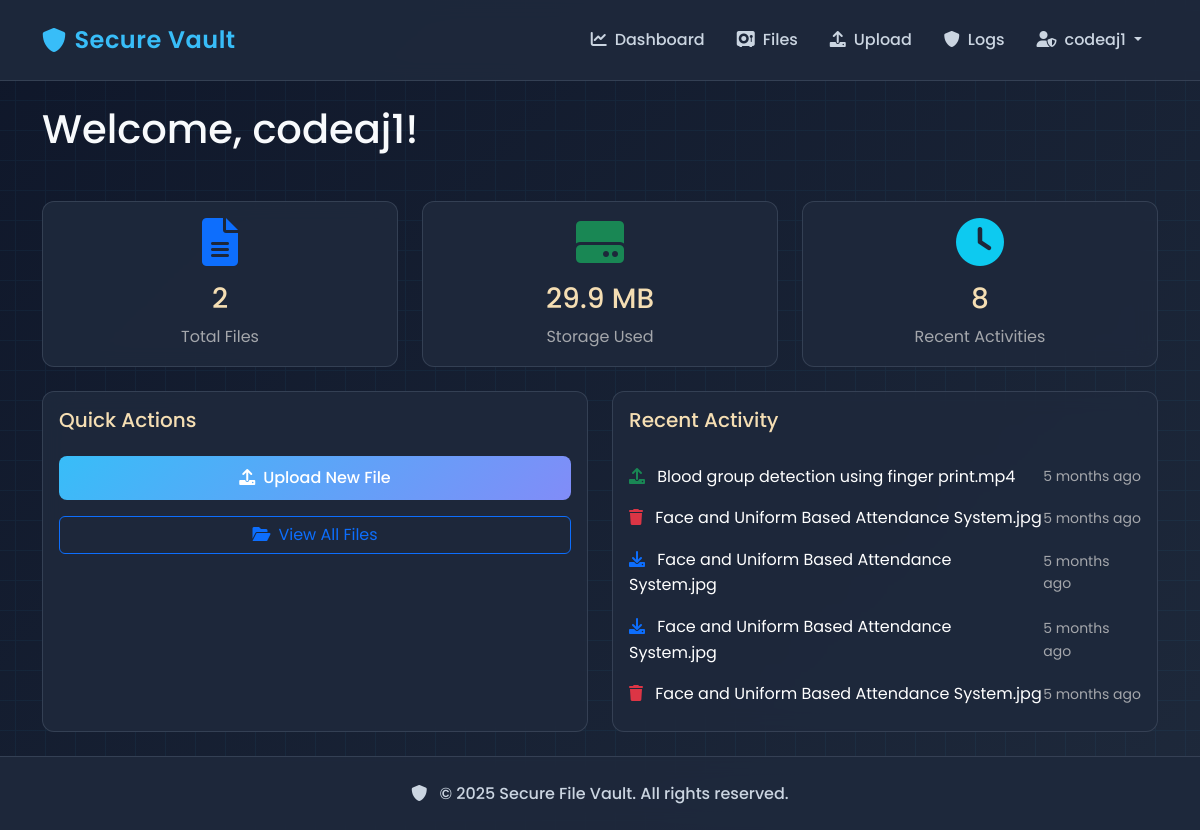
The app's page / (signed in) with its own data.
### users/models.py (models this page shows, shortened)
class CustomUser(AbstractUser):
    face_encoding = models.BinaryField(null=True, blank=True)
    use_face_auth = models.BooleanField(default=False)
    created_at = models.DateTimeField(auto_now_add=True)
    updated_at = models.DateTimeField(auto_now=True)
    class Meta:
        verbose_name = 'User'
        verbose_name_plural = 'Users'

### vault/models.py (models this page shows, shortened)
class FileAccessLog(models.Model):
    file = models.ForeignKey(EncryptedFile, on_delete=models.CASCADE)
    user = models.ForeignKey(settings.AUTH_USER_MODEL, on_delete=models.CASCADE)
    access_type = models.CharField(max_length=20)  # 'upload', 'download', 'delete'
    timestamp = models.DateTimeField(auto_now_add=True)
    ip_address = models.GenericIPAddressField(null=True, blank=True)
    user_agent = models.TextField(null=True, blank=True)
    class Meta:
        ordering = ['-timestamp']
        verbose_name = 'File Access Log'
        verbose_name_plural = 'File Access Logs'

class EncryptedFile(models.Model):
    user = models.ForeignKey(settings.AUTH_USER_MODEL, on_delete=models.CASCADE)
    filename = models.CharField(max_length=255)
    original_filename = models.CharField(max_length=255)
    file_type = models.CharField(max_length=100)
    file_size = models.BigIntegerField()
    encrypted_path = models.CharField(max_length=255)
    salt = models.BinaryField()
    iv = models.BinaryField()
    created_at = models.DateTimeField(auto_now_add=True)
    updated_at = models.DateTimeField(auto_now=True)
    class Meta:
        ordering = ['-created_at']
        verbose_name = 'Encrypted File'
        verbose_name_plural = 'Encrypted Files'

### users/views.py (the view)
# urls.py: path('', views.dashboard, name='dashboard'),
@login_required
def dashboard(request):
    total_files = EncryptedFile.objects.filter(user=request.user).count()
    total_size = EncryptedFile.objects.filter(user=request.user).aggregate(Sum('file_size'))['file_size__sum'] or 0
    recent_activities = FileAccessLog.objects.filter(
        file__user=request.user
    ).select_related('file').order_by('-timestamp')[:5]
    recent_activity_count = FileAccessLog.objects.filter(file__user=request.user).count()
    context = {
        'total_files': total_files,
        'total_size': total_size,
        'recent_activities': recent_activities,
        'recent_activity_count': recent_activity_count,
    }
    return render(request, 'users/dashboard.html', context)

### templates/users/dashboard.html (shortened to what this page needs)
{% extends 'base.html' %}
{% block content %}
<div class="row mb-4">
    <div class="col-12">
        <h1 class="mb-4">Welcome, {{ user.username }}!</h1>
    </div>
</div>
<div class="row g-4">
    <div class="col-md-4">
        <div class="card h-100">
            <div class="card-body text-center">
                <i class="fas fa-file-alt fa-3x text-primary mb-3"></i>
                <h3 class="card-title">{{ total_files }}</h3>
                <p class="card-text text-muted">Total Files</p>
            </div>
        </div>
    </div>
    <div class="col-md-4">
        <div class="card h-100">
            <div class="card-body text-center">
                <i class="fas fa-hdd fa-3x text-success mb-3"></i>
                <h3 class="card-title">{{ total_size|filesizeformat }}</h3>
                <p class="card-text text-muted">Storage Used</p>
            </div>
        </div>
    </div>
    <div class="col-md-4">
        <div class="card h-100">
            <div class="card-body text-center">
                <i class="fas fa-clock fa-3x text-info mb-3"></i>
                <h3 class="card-title">{{ recent_activity_count }}</h3>
                <p class="card-text text-muted">Recent Activities</p>
            </div>
        </div>
    </div>
</div>
<div class="row mt-4">
    <div class="col-md-6">
        <div class="card h-100">
            <div class="card-body">
                <h5 class="card-title mb-4">Quick Actions</h5>
                <div class="d-grid gap-3">
                    <a href="{% url 'upload-file' %}" class="btn btn-primary">
                        <i class="fas fa-upload me-2"></i>Upload New File
                    </a>
                    <a href="{% url 'file-list' %}" class="btn btn-outline-primary">
                        <i class="fas fa-folder-open me-2"></i>View All Files
                    </a>
                </div>
            </div>
        </div>
    </div>
    <div class="col-md-6">
        <div class="card h-100">
            <div class="card-body">
                <h5 class="card-title mb-4">Recent Activity</h5>
                {% if recent_activities %}
                    <div class="list-group list-group-flush">
                    {% for activity in recent_activities %}
                        <div class="list-group-item border-0 px-0">
                            <div class="d-flex justify-content-between align-items-center">
                                <div>
                                    {% if activity.access_type == 'upload' %}
                                        <i class="fas fa-upload text-success me-2"></i>
                                    {% elif activity.access_type == 'download' %}
                                        <i class="fas fa-download text-primary me-2"></i>
                                    {% else %}
                                        <i class="fas fa-trash text-danger me-2"></i>
                                    {% endif %}
                                    {{ activity.file.original_filename }}
                                </div>
                                <small class="text-muted">{{ activity.timestamp|timesince }} ago</small>
                            </div>
                        </div>
                    {% endfor %}
                    </div>
                {% else %}
                    <p class="text-muted text-center mb-0">No recent activity</p>
                {% endif %}
            </div>
        </div>
    </div>
</div>
{% endblock %}

### templates/base.html (shortened to what this page needs)
<!DOCTYPE html>
<html lang="en">
<head>
    <link href="https://cdn.jsdelivr.net/npm/bootstrap@5.3.0/dist/css/bootstrap.min.css" rel="stylesheet">
    <link href="https://cdnjs.cloudflare.com/ajax/libs/font-awesome/6.0.0/css/all.min.css" rel="stylesheet">
</head>
<body>
    <div class="grid-bg"></div>
    <nav class="navbar navbar-expand-lg navbar-dark sticky-top">
        <div class="container">
            <a class="navbar-brand d-flex align-items-center" href="{% url 'dashboard' %}">
                <i class="fas fa-shield-alt me-2"></i>
                <span>Secure Vault</span>
            </a>
            <div class="collapse navbar-collapse" id="navbarNav">
                <ul class="navbar-nav ms-auto">
                    {% if user.is_authenticated %}
                        <li class="nav-item">
                            <a class="nav-link" href="{% url 'dashboard' %}">
                                <i class="fas fa-chart-line me-2"></i>Dashboard
                            </a>
                        </li>
                        <li class="nav-item">
                            <a class="nav-link" href="{% url 'file-list' %}">
                                <i class="fas fa-vault me-2"></i>Files
                            </a>
                        </li>
                        <li class="nav-item">
                            <a class="nav-link" href="{% url 'upload-file' %}">
                                <i class="fas fa-upload me-2"></i>Upload
                            </a>
                        </li>
                        <li class="nav-item">
                            <a class="nav-link" href="{% url 'access-logs' %}">
                                <i class="fas fa-shield-alt me-2"></i>Logs
                            </a>
                        </li>
                        <li class="nav-item dropdown">
                            <a class="nav-link dropdown-toggle" href="#" role="button" data-bs-toggle="dropdown">
                                <i class="fas fa-user-shield me-2"></i>{{ user.username }}
                            </a>
                        </li>
                    {% endif %}
                </ul>
            </div>
        </div>
    </nav>
    <div class="container py-4">
        {% block content %}{% endblock %}
    </div>
    <footer>
        <div class="container text-center">
            <p class="mb-0">
                <i class="fas fa-shield-alt me-2"></i>
                &copy; {% now "Y" %} Secure File Vault. All rights reserved.
            </p>
        </div>
    </footer>
</body>
</html>

### templates/base.html (style rules this page uses)
:root { --primary-color: #0f172a; --secondary-color: #38bdf8; --accent-color: #818cf8; --dark-color: #1e293b; --light-color: #f1f5f9; --danger-color: #ef4444; --success-color: #22c55e; --warning-color: #f59e0b; --text-primary: #f8fafc; --text-secondary: #cbd5e1; --border-color: rgba(148, 163, 184, 0.2); }
body { font-family: 'Poppins', sans-serif; background: linear-gradient(135deg, var(--primary-color), var(--dark-color)); color: var(--text-primary); min-height: 100vh; display: flex; flex-direction: column; line-height: 1.6; }
.navbar { background: rgba(30, 41, 59, 0.95); backdrop-filter: blur(10px); border-bottom: 1px solid var(--border-color); padding: 1rem 0; }
.navbar-brand { color: var(--secondary-color) !important; font-weight: 600; font-size: 1.5rem; letter-spacing: 0.5px; }
.nav-link { color: var(--text-secondary) !important; font-weight: 500; padding: 0.5rem 1rem !important; border-radius: 6px; transition: all 0.3s ease; }
.card { background: rgba(30, 41, 59, 0.95); border: 1px solid var(--border-color); border-radius: 12px; backdrop-filter: blur(10px); }
.btn-primary { background: linear-gradient(135deg, var(--secondary-color), var(--accent-color)); border: none; font-weight: 500; padding: 0.625rem 1.5rem; border-radius: 8px; transition: all 0.3s ease; }
footer { background: rgba(30, 41, 59, 0.95); backdrop-filter: blur(10px); border-top: 1px solid var(--border-color); padding: 1.5rem 0; margin-top: auto; }
footer p { color: var(--text-secondary); font-weight: 500; }
.grid-bg { position: fixed; top: 0; left: 0; width: 100%; height: 100%; z-index: -1; opacity: 0.05; background-image: linear-gradient(var(--secondary-color) 1px, transparent 1px), linear-gradient(90deg, var(--secondary-color) 1px, transparent 1px); background-size: 30px 30px; background-position: center center; }
.card { --bs-card-spacer-y: 1rem; --bs-card-spacer-x: 1rem; --bs-card-title-spacer-y: 0.5rem; --bs-card-title-color: wheat; }
.text-muted { --bs-text-opacity: 1; color: rgb(209 209 209 / 75%) !important; }
.list-group { --bs-list-group-color: #ffffff; --bs-list-group-bg: #ffffff00; --bs-list-group-border-color: var(--bs-border-color); }

### records on screen
CustomUser: username "codeaj1"
FileAccessLog: access_type "upload" (drawn), file.original_filename "Blood group detection using finger print.mp4", timestamp "5 months"
FileAccessLog: access_type "view" (drawn), file.original_filename "Face and Uniform Based Attendance System.jpg", timestamp "5 months"
FileAccessLog: access_type "download" (drawn), file.original_filename "Face and Uniform Based Attendance System.jpg", timestamp "5 months"
FileAccessLog: access_type "download" (drawn), file.original_filename "Face and Uniform Based Attendance System.jpg", timestamp "5 months"
FileAccessLog: access_type "view" (drawn), file.original_filename "Face and Uniform Based Attendance System.jpg", timestamp "5 months"

### other values on screen
{{ total_files }} "2"
{{ total_size|filesizeformat }} "29.9 MB"
{{ recent_activity_count }} "8"
